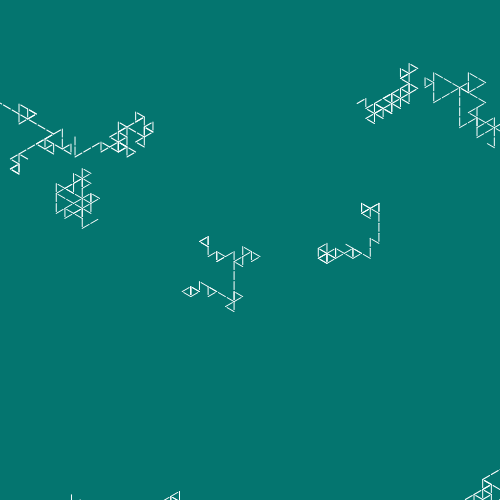
Frame 1 (no input)
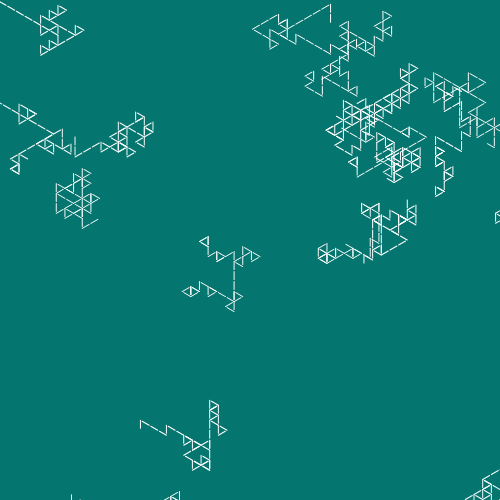
Frame 2 (the mouse pressed at the canvas centre, redrawn once)

The p5.js sketch that drew these frames (run headless with seeded random() and noise() and a simulated clock; the mouse was pressed at the canvas centre and the sketch redrawn once):

// p5.js sketch
// ── sketch.js
function setup() {
  createCanvas(500, 500)
  background(4, 117, 111)
  rectMode(CENTER)
  noLoop()
  stroke(255)
}

function draw() {
  background(4, 117, 111, 10)
  for(let i = 0; i < 10; i += 1) {
    push()
    drawShape(random(width), random(height))
    pop()
  }
}

function drawShape(x, y) {
  translate(x, y)
  for(let i = 0; i < 50; i += 1) {
    let choice = floor(random(3))
    rotate(radians(120 * choice))
    line(0, 0, 0, 8)
    translate(0, 10)
  }
}
